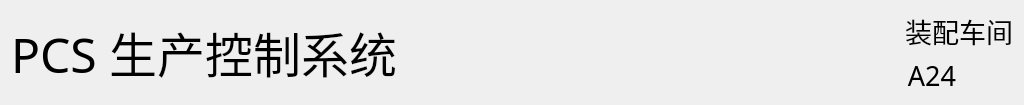
<?xml version="1.0" encoding="UTF-8"?>
<ui version="4.0">
 <class>WidgetMainHeader</class>
 <widget class="QWidget" name="WidgetMainHeader">
  <property name="geometry">
   <rect>
    <x>0</x>
    <y>0</y>
    <width>1024</width>
    <height>100</height>
   </rect>
  </property>
  <layout class="QGridLayout" name="gridLayout">
   <item row="0" column="1" rowspan="2" colspan="2">
    <widget class="QLabel" name="labelWorkshop">
     <property name="font">
      <font>
       <family>微软雅黑</family>
       <pointsize>20</pointsize>
       <weight>50</weight>
       <bold>false</bold>
      </font>
     </property>
     <property name="text">
      <string>装配车间</string>
     </property>
     <property name="alignment">
      <set>Qt::AlignRight|Qt::AlignTrailing|Qt::AlignVCenter</set>
     </property>
    </widget>
   </item>
   <item row="2" column="1">
    <widget class="QLabel" name="labelWorkline">
     <property name="font">
      <font>
       <family>微软雅黑</family>
       <pointsize>20</pointsize>
       <weight>50</weight>
       <bold>false</bold>
      </font>
     </property>
     <property name="text">
      <string>A24</string>
     </property>
     <property name="alignment">
      <set>Qt::AlignRight|Qt::AlignTrailing|Qt::AlignVCenter</set>
     </property>
    </widget>
   </item>
   <item row="0" column="0" rowspan="3">
    <widget class="QLabel" name="labelTitle">
     <property name="sizePolicy">
      <sizepolicy hsizetype="Expanding" vsizetype="Preferred">
       <horstretch>0</horstretch>
       <verstretch>0</verstretch>
      </sizepolicy>
     </property>
     <property name="font">
      <font>
       <family>微软雅黑</family>
       <pointsize>36</pointsize>
       <weight>50</weight>
       <bold>false</bold>
      </font>
     </property>
     <property name="text">
      <string>PCS 生产控制系统</string>
     </property>
    </widget>
   </item>
  </layout>
 </widget>
 <resources/>
 <connections/>
</ui>
